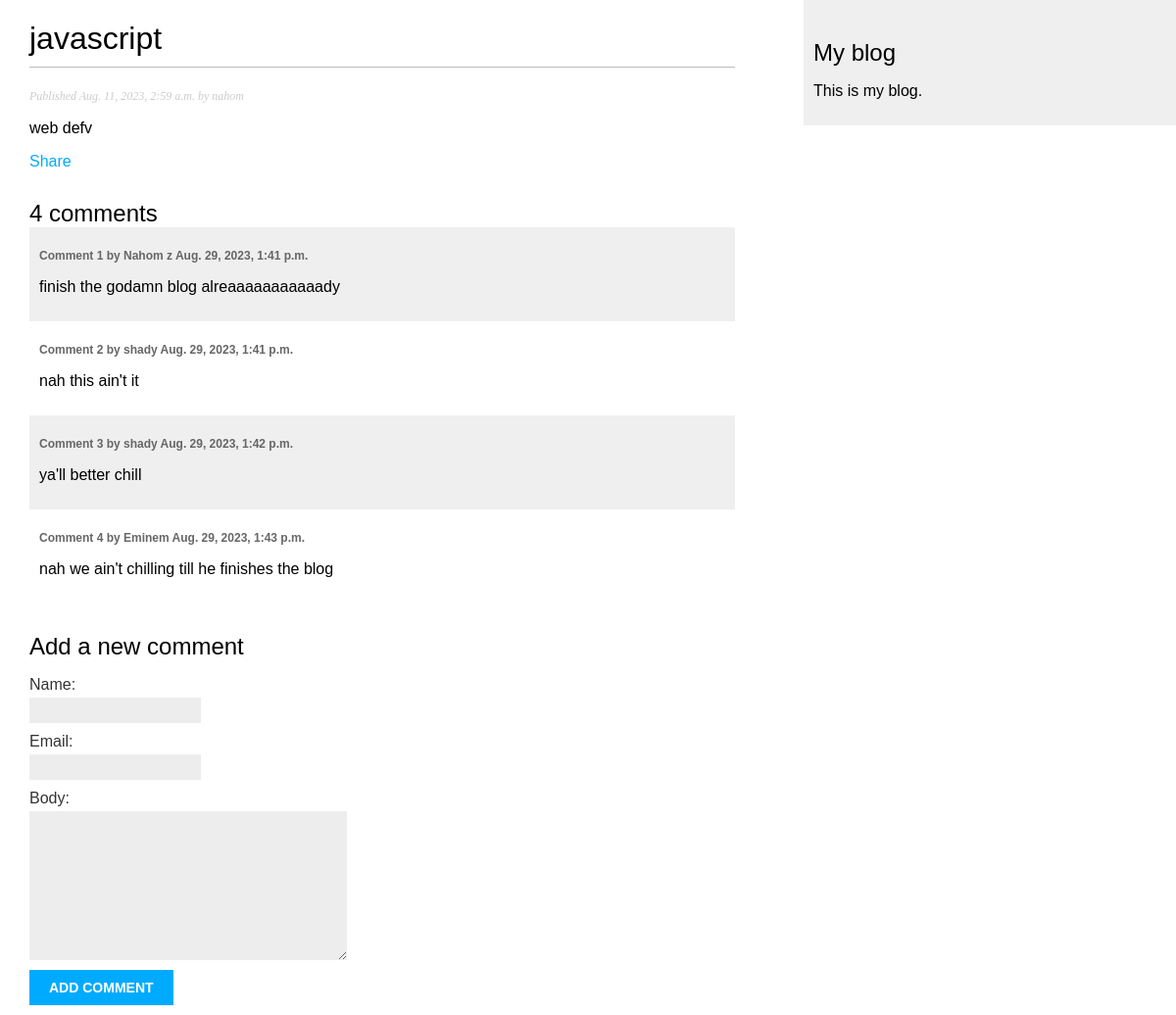
The app's page /blog/2023/8/11/javascript/ with its own data.
### blog/models.py (models this page shows, shortened)
class Post(models.Model):
    class Status(models.TextChoices):
        DRAFT='DR', 'Draft'
        PUBLISHED = 'PB', 'Published'
    title = models.CharField(max_length=150)
    author = models.ForeignKey(User, on_delete=models.CASCADE, related_name='blog_posts')
    slug = models.SlugField(max_length=150, unique_for_date='publish')
    body = models.TextField()
    publish = models.DateTimeField(default=timezone.now)
    created = models.DateTimeField(auto_now_add=True)
    updated = models.DateTimeField(auto_now=True)
    status = models.CharField(max_length=2, choices=Status.choices, default=Status.DRAFT)
    tags = TaggableManager()
    objects = models.Manager()
    published = PublishedManager()
    class Meta:
        ordering = ['-publish']
        indexes = [models.Index(fields=['-publish']),]

class Comment(models.Model):
    post = models.ForeignKey(Post, on_delete=models.CASCADE, related_name='comments')
    name = models.CharField(max_length=80)
    email = models.EmailField()
    body = models.TextField()
    created = models.DateTimeField(auto_now_add=True)
    updated = models.DateTimeField(auto_now=True)
    active = models.BooleanField(default=True)
    class Meta:
        ordering = ['created']
        indexes = [models.Index(fields=['created']),]

### blog/views.py (the view)
# urls.py: path('<int:year>/<int:month>/<int:day>/<slug:post>/', views.post_detail, name='post_detail'),
def post_detail(request, year,month, day, post):
    post = get_object_or_404(Post, status=Post.Status.PUBLISHED,
                                                            slug=post,
                                                            publish__year=year,
                                                            publish__month=month,
                                                            publish__day=day)
    comments = post.comments.filter(active=True)
    form = CommentForm()
    return render(request, 'blog/post/detail.html', {'post': post,
                                                    'comments': comments,
                                                    'form': form})

### blog/forms.py
class CommentForm(forms.ModelForm):
    class Meta:
        model = Comment
        fields = ['name', 'email', 'body']

### blog/templates/blog/post/detail.html (shortened to what this page needs)
{% extends 'blog/base.html' %}
{% block content %}
    <h1>{{ post.title }}</h1>
    <p class="date">
    Published {{ post.publish }} by {{ post.author }}
    </p>
    {{ post.body|linebreaks }}
    <p> <a href="{% url 'blog:post_share' post.id %}">Share</a> </p>
    {% with comments.count as total_comments %}
        <h2>
            {{ total_comments }} comment{{ total_comments|pluralize }}
        </h2>
    {% endwith %}
    {% for comment in comments %}
        <div class="comment">
            <p class="info">    Comment {{ forloop.counter }} by {{ comment.name }} {{ comment.created }} </p>
            {{ comment.body|linebreaks }}
        </div>
    {% empty %}
        <p>There are no comments.</p>
    {% endfor %}
    {% include "blog/post/includes/comment_form.html" %}
{% endblock %}

### blog/static/css/blog.css (style rules this page uses)
body { margin:0; padding:0; font-family:helvetica, sans-serif; }
a { color:#00abff; text-decoration:none; }
h1 { font-weight:normal; border-bottom:1px solid #bbb; padding:0 0 10px 0; }
h2 { font-weight:normal; margin:30px 0 0; }
p.date { color:#ccc; font-family: georgia, serif; font-size: 12px; font-style: italic; }
label { float:left; clear:both; color:#333; margin-bottom:4px; }
input, textarea { clear:both; float:left; margin:0 0 10px; background:#ededed; border:0; padding:6px 10px; font-size:12px; }
.comment { padding:10px; }
.comment:nth-child(even) { background:#efefef; }
.comment .info { font-weight:bold; font-size:12px; color:#666; }

### records on screen
Post: title "javascript", publish "Aug. 11, 2023, 2:59 a.m.", author "nahom", body "web defv"
Comment: name "Nahom z", created "Aug. 29, 2023, 1:41 p.m.", body "finish the godamn blog alreaaaaaaaaaaady"
Comment: name "shady", created "Aug. 29, 2023, 1:41 p.m.", body "nah this ain't it"
Comment: name "shady", created "Aug. 29, 2023, 1:42 p.m.", body "ya'll better chill"
Comment: name "Eminem", created "Aug. 29, 2023, 1:43 p.m.", body "nah we ain't chilling till he finishes the blog"

### other values on screen
{{ total_comments }} "4"
